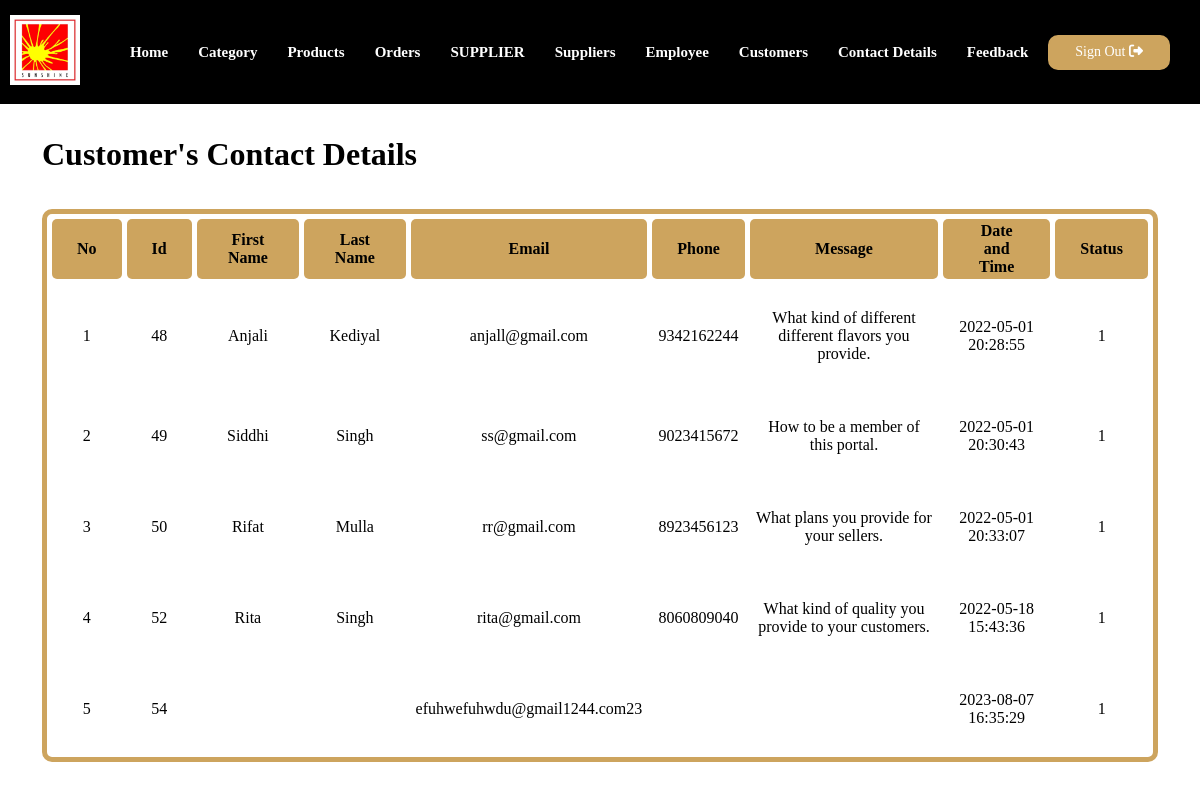
The page /admin/contact-details.php (signed in) on the database its author committed.
### tables this page shows
CREATE TABLE `contact_us` (
  `id` int(11) NOT NULL,
  `first_name` varchar(50) NOT NULL,
  `last_name` varchar(50) NOT NULL,
  `email` varchar(200) NOT NULL,
  `phone` varchar(11) NOT NULL,
  `message` text NOT NULL,
  `datetime` datetime NOT NULL DEFAULT current_timestamp(),
  `status` int(11) NOT NULL DEFAULT 1
);

### admin/contact-details.php (the view)
<?php include('partials/menuu.php');?>
<div class="main-content">
    <div class="wrapper">
        <h1>Customer's Contact Details</h1><br><br>
    <table  cellspacing="5px" >
        <thead style="height: 50px;">
            <tr>
                <th>No</th>
                <th>Id</th>
                <th>First Name</th>
                <th>Last Name</th>
                <th>Email</th>
                <th>Phone</th>
                <th>Message</th>
                <th>Date and Time</th>
                <th>Status</th>
            </tr>
        </thead>
            <?php
                $sql = "SELECT * FROM contact_us";
                $res = mysqli_query($conn,$sql);
                $count = mysqli_num_rows($res);
                $sn = 1;
                if($count>0)
                {
                    while($row=mysqli_fetch_assoc($res))
                    {
                        $id = $row['id'];
                        $first_name = $row['first_name'];
                        $last_name = $row['last_name'];
                        $email = $row['email'];
                        $phone = $row['phone'];
                        $message = $row['message'];
                        $datetime = $row['datetime'];
                        $status = $row['status']
                        ?>
                    <tr>
                        <td><?php echo $sn++; ?></td>
                        <td><?php echo $id; ?></td>
                        <td><?php echo $first_name; ?></td>
                        <td><?php echo $last_name; ?></td>
                        <td><?php echo $email; ?></td>
                        <td><?php echo $phone; ?></td>
                        <td><?php echo $message; ?></td>
                        <td><?php echo $datetime; ?></td>
                        <td><?php echo $status; ?></td>
                    </tr>
                        <?php
                    }
                }
            ?>
        </table>
    </div>
</div>

### assets/css/admins.css (style rules this page uses)
:root { --heading1: 'Permanent Marker', cursive; --heading2: 'Barlow', sans-serif; --para: 'Roboto', sans-serif; --yellow: #cda45e; --brown: #151515; --black: #000; --white: #fff; --lightwhite: #d1d5db; }
* { padding: 0px; margin: 0px; box-sizing: border-box; }
.wrapper { padding: 1%; width: 95%; margin: 0 auto; }
table { border: 5px solid var(--yellow); border-radius: 10px; width: 100%; }
table thead tr th { margin: 0px ; border-radius: 5px; background: var(--yellow); padding: 3px 25px; text-align: center; }
table tr td { text-align: center; padding: 25px 5px; }
.main-content { padding: 20px 0; }

### rows shown on the page
contact_us: id "48", first_name "Anjali", last_name "Kediyal", email "anjall@gmail.com", phone "9342162244", message "What kind of different different flavors you provide.", datetime "2022-05-01 20:28:55", status "1"
contact_us: id "49", first_name "Siddhi", last_name "Singh", email "ss@gmail.com", phone "9023415672", message "How to be a member of this portal.", datetime "2022-05-01 20:30:43", status "1"
contact_us: id "50", first_name "Rifat", last_name "Mulla", email "rr@gmail.com", phone "8923456123", message "What plans you provide for your sellers.", datetime "2022-05-01 20:33:07", status "1"
contact_us: id "52", first_name "Rita", last_name "Singh", email "rita@gmail.com", phone "8060809040", message "What kind of quality you provide to your customers.", datetime "2022-05-18 15:43:36", status "1"
contact_us: id "54", email "efuhwefuhwdu@gmail1244.com23", datetime "2023-08-07 16:35:29", status "1"
